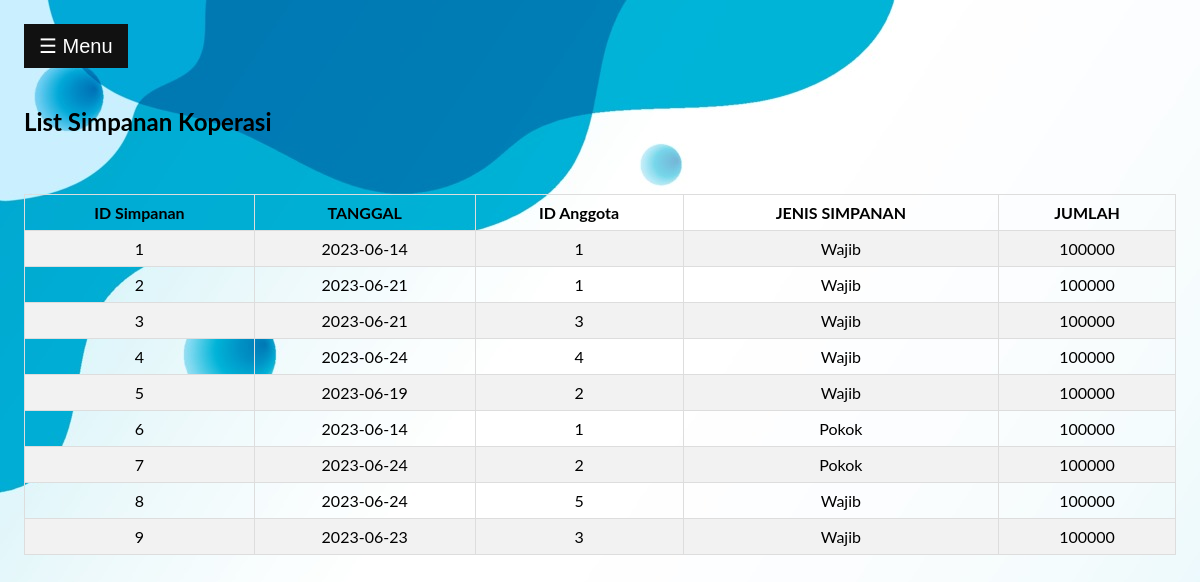
Page /koperasi_sp/view_simpanan_anggota.php on the committed database.
### tables this page shows
CREATE TABLE `simpanan` (
  `id_smp` int(12) NOT NULL,
  `tanggal` date NOT NULL,
  `id_anggota` int(4) NOT NULL,
  `jns_simpanan` varchar(15) NOT NULL,
  `jumlah` int(11) NOT NULL
);

### koperasi_sp/view_simpanan_anggota.php (the view, shortened to what this page needs)
<!DOCTYPE html>
<html>
<head>
</head>
<body background="image/bg.jpg">
<div id="main">
  <button class="openbtn" onclick="openNav()">☰ Menu</button>
  <br>
  <br>
  <h2>List Simpanan Koperasi</h2>
  <br>
  <br>
  <?php
$servername = "localhost";
$username = "root";
$password = "";
$dbname = "db_koperasi_sp";
$conn = new mysqli($servername, $username, $password, $dbname);
$sql = "select id_smp, tanggal, id_anggota, jns_simpanan, jumlah from simpanan";
$result = $conn->query($sql);
if ($result->num_rows >= 0) {
  echo "<table border='1' align=center>
        <tr>
		  <th>ID Simpanan</>
		  <th>TANGGAL</th>
          <th>ID Anggota</th>
		  <th>JENIS SIMPANAN</th>
		  <th>JUMLAH</th>
        </tr>";
  while($row = $result->fetch_assoc()) {
    echo "<tr>
			<td>".$row["id_smp"]."</td>
			<td>".$row["tanggal"]."</td>
            <td>".$row["id_anggota"]."</td>
			<td>".$row["jns_simpanan"]."</td>
			<td>".$row["jumlah"]."</td>
          </tr>";
  }
  echo "</table>";
} else {
  echo "0 results";
}
?>
</div>
</body>
</html>

### koperasi_sp/view_simpanan_anggota.php (style rules this page uses)
body { font-family: "Lato", sans-serif; }
.openbtn { font-size: 20px; cursor: pointer; background-color: #111; color: white; padding: 10px 15px; border: none; }
#main { transition: margin-left .5s; padding: 16px; }
table { border-collapse: collapse; border-spacing: 0; width: 100%; border: 1px solid #ddd; }
th, td { text-align: center; padding: 8px; }
tr:nth-child(even) { background-color: #f2f2f2 }

### rows in the picture
simpanan: id_smp "1", tanggal "2023-06-14", id_anggota "1", jns_simpanan "Wajib", jumlah "100000"
simpanan: id_smp "2", tanggal "2023-06-21", id_anggota "1", jns_simpanan "Wajib", jumlah "100000"
simpanan: id_smp "3", tanggal "2023-06-21", id_anggota "3", jns_simpanan "Wajib", jumlah "100000"
simpanan: id_smp "4", tanggal "2023-06-24", id_anggota "4", jns_simpanan "Wajib", jumlah "100000"
simpanan: id_smp "5", tanggal "2023-06-19", id_anggota "2", jns_simpanan "Wajib", jumlah "100000"
simpanan: id_smp "6", tanggal "2023-06-14", id_anggota "1", jns_simpanan "Pokok", jumlah "100000"
simpanan: id_smp "7", tanggal "2023-06-24", id_anggota "2", jns_simpanan "Pokok", jumlah "100000"
simpanan: id_smp "8", tanggal "2023-06-24", id_anggota "5", jns_simpanan "Wajib", jumlah "100000"
simpanan: id_smp "9", tanggal "2023-06-23", id_anggota "3", jns_simpanan "Wajib", jumlah "100000"
